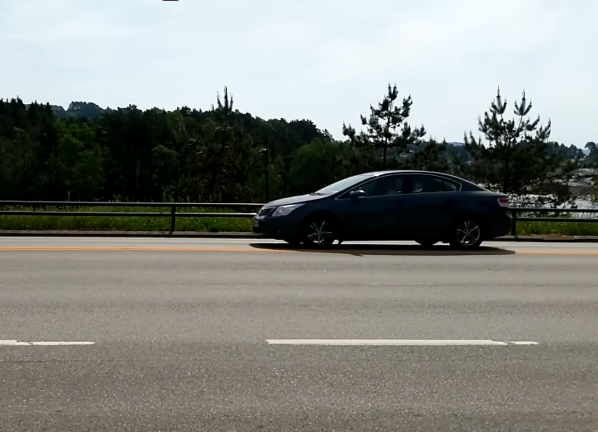
#> input picture lab/fixtures/video/ref-lateral.png, 1195 x 864 px (shown at 1/2 size)
$ python prepare_lab_video_assets.py
#> lines starting #> are read from the running program, lines starting #| are printed output that depends on the picture
"""Prepare stills for lateral/overview lab clips from attached highway refs.

Refs (André feedback):
  fixtures/video/ref-lateral.png  — side highway sedan pass
  fixtures/video/ref-overview.png — high panoramic multi-lane
Falls back to ANPR source photos only if refs are missing.
"""
from __future__ import annotations

import argparse
from pathlib import Path

from PIL import Image, ImageDraw, ImageEnhance, ImageFilter, ImageOps

W, H = 960, 540


def _fit_cover(src: Image.Image, size: tuple[int, int]) -> Image.Image:
    return ImageOps.fit(src.convert("RGB"), size, method=Image.Resampling.LANCZOS)


def _lateral_still(ref: Path) -> Image.Image:
    """Side highway still — slight sharpen + gantry-cam HUD-friendly grade."""
    img = _fit_cover(Image.open(ref), (W, H))
#> in _fit_cover, `return ImageOps.fit(src.convert("RGB"), size, method=Image.Resampling...`:
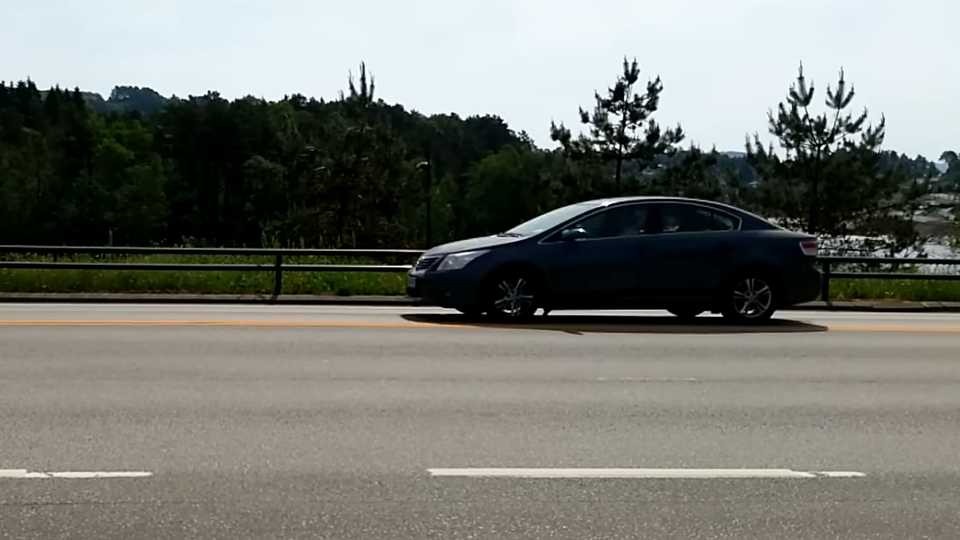
#> returned value: PIL image 960x540 RGB; mean R, G, B 118.2, 120.3, 114.5
    img = ImageEnhance.Contrast(img).enhance(1.06)
    img = ImageEnhance.Color(img).enhance(0.95)
    # Soft vignette so drawtext HUD stays readable
    overlay = Image.new("RGBA", (W, H), (0, 0, 0, 0))
#> overlay: PIL image 960x540 RGBA; every value is 0
    draw = ImageDraw.Draw(overlay)
    draw.rectangle([0, 0, W, 78], fill=(8, 14, 12, 110))
    draw.rectangle([0, H - 36, W, H], fill=(8, 14, 12, 90))
    return Image.alpha_composite(img.convert("RGBA"), overlay).convert("RGB")
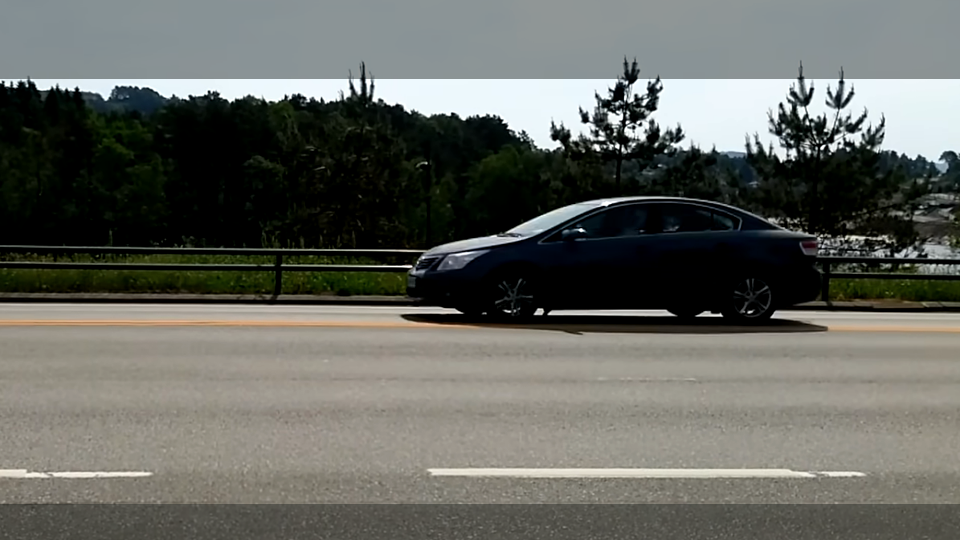
#> returned value: PIL image 960x540 RGB; mean R, G, B 101.1, 102.8, 97


def _overview_still(ref: Path) -> Image.Image:
    """High panoramic multi-lane still."""
    img = _fit_cover(Image.open(ref), (W, H))
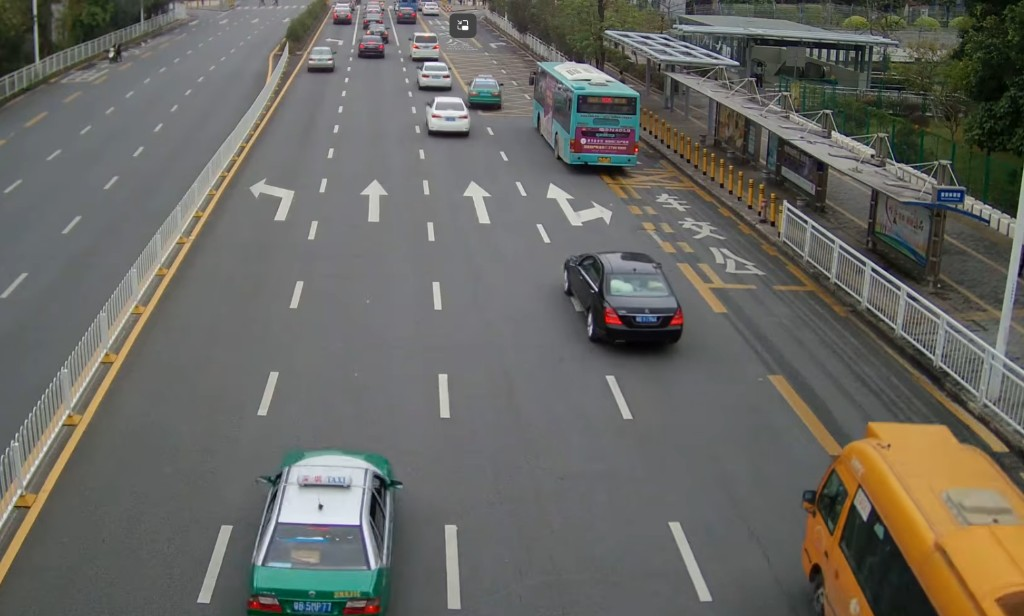
#> input picture lab/fixtures/video/ref-overview.png, 1024 x 616 px
#> call 2 of _fit_cover, with size = (960, 540)
#> in _fit_cover (call 2), `return ImageOps.fit(src.convert("RGB"), size, method=Image.Resampling...`:
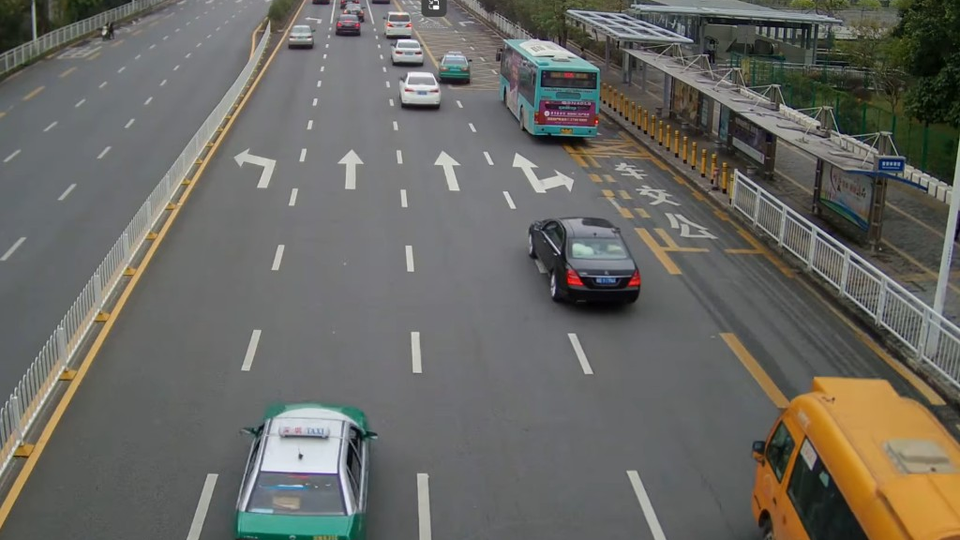
#> returned value: PIL image 960x540 RGB; mean R, G, B 105.4, 104.6, 99.1
    img = ImageEnhance.Contrast(img).enhance(1.08)
    img = ImageEnhance.Color(img).enhance(0.92)
    overlay = Image.new("RGBA", (W, H), (0, 0, 0, 0))
    draw = ImageDraw.Draw(overlay)
    draw.rectangle([0, 0, W, 78], fill=(8, 14, 12, 120))
    draw.rectangle([0, H - 36, W, H], fill=(8, 14, 12, 90))
    return Image.alpha_composite(img.convert("RGBA"), overlay).convert("RGB")
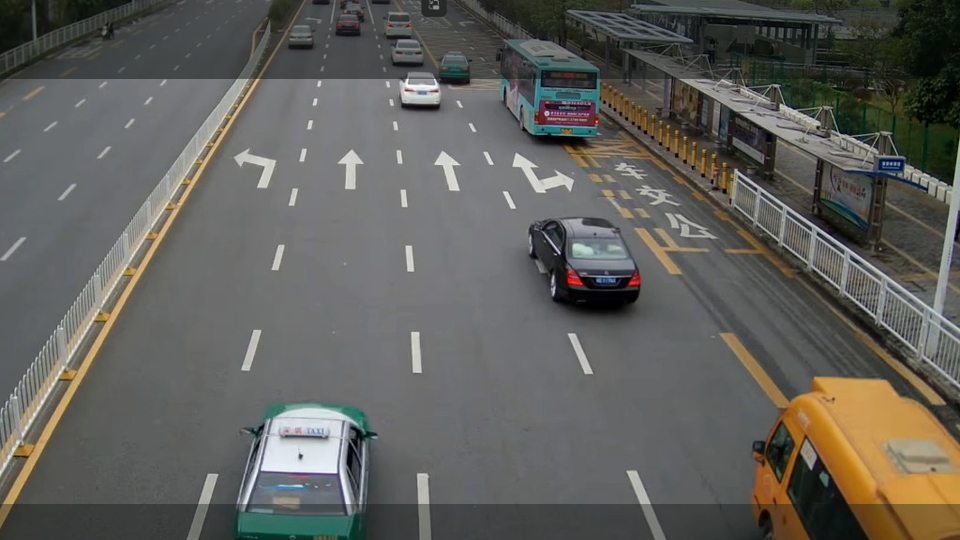
#> returned value: PIL image 960x540 RGB; mean R, G, B 96.6, 96, 91


def _motion_plate(still: Image.Image, kind: str) -> tuple[Image.Image, Image.Image]:
    """Build a slightly wider plate so ffmpeg can pan across it for ~10 s motion.

    Returns (bg_plate, dummy_transparent) — car overlay is unused with real refs;
    generate-lab-media.ps1 still expects two inputs, so we ship a 1×1 transparent PNG.
    """
#> called with kind = 'lateral'
    if kind == "lateral":
        # Extra width for L→R pan (car appears to travel through frame)
        plate_w, plate_h = 1280, H
        plate = ImageOps.fit(still, (plate_w, plate_h), method=Image.Resampling.LANCZOS)
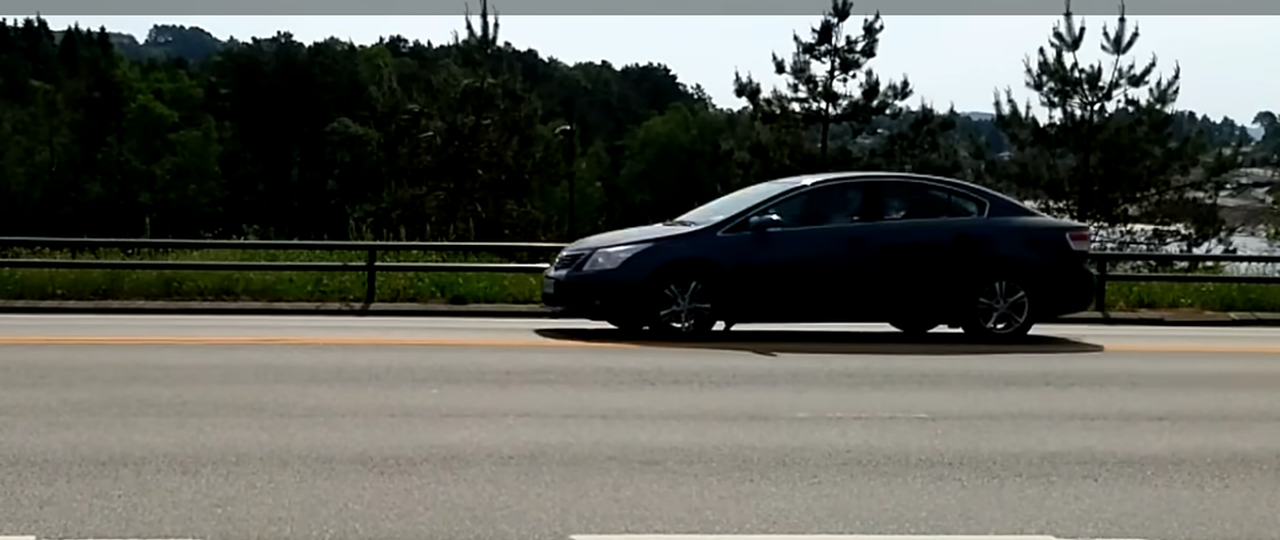
#> plate: PIL image 1280x540 RGB; mean R, G, B 93.9, 95, 88.5
    else:
        # Extra height for slow forward drift / zoom feel
        plate_w, plate_h = W, 680
        plate = ImageOps.fit(still, (plate_w, plate_h), method=Image.Resampling.LANCZOS)
        plate = plate.filter(ImageFilter.GaussianBlur(0.2))
    dummy = Image.new("RGBA", (2, 2), (0, 0, 0, 0))
    return plate, dummy


def main() -> None:
    parser = argparse.ArgumentParser()
    parser.add_argument(
        "--lab",
        type=Path,
        default=Path(__file__).resolve().parents[2] / "ops-ui" / "public" / "lab",
    )
    parser.add_argument(
        "--ref-dir",
        type=Path,
        default=Path(__file__).resolve().parent / "fixtures" / "video",
    )
    parser.add_argument(
        "--source-dir",
        type=Path,
        default=Path(__file__).resolve().parent / "fixtures" / "anpr" / "source",
        help="Fallback if ref-lateral/overview missing",
    )
    args = parser.parse_args()
    gen = args.lab / "_gen"
    gen.mkdir(parents=True, exist_ok=True)

    lat_ref = args.ref_dir / "ref-lateral.png"
    ov_ref = args.ref_dir / "ref-overview.png"
    if not lat_ref.is_file():
        lat_ref = args.source_dir / "front.png"
    if not ov_ref.is_file():
        ov_ref = args.source_dir / "rear.png"
    if not lat_ref.is_file() or not ov_ref.is_file():
        raise SystemExit(f"Need lateral/overview refs under {args.ref_dir} (or ANPR sources)")

    lat_still = _lateral_still(lat_ref)
    ov_still = _overview_still(ov_ref)
    lat_plate, lat_dummy = _motion_plate(lat_still, "lateral")
    ov_plate, ov_dummy = _motion_plate(ov_still, "overview")
#> call 2 of _motion_plate, with kind = 'overview'
#> in _motion_plate (call 2), `plate = ImageOps.fit(still, (plate_w, plate_h), method=Image.Resamplin..`:
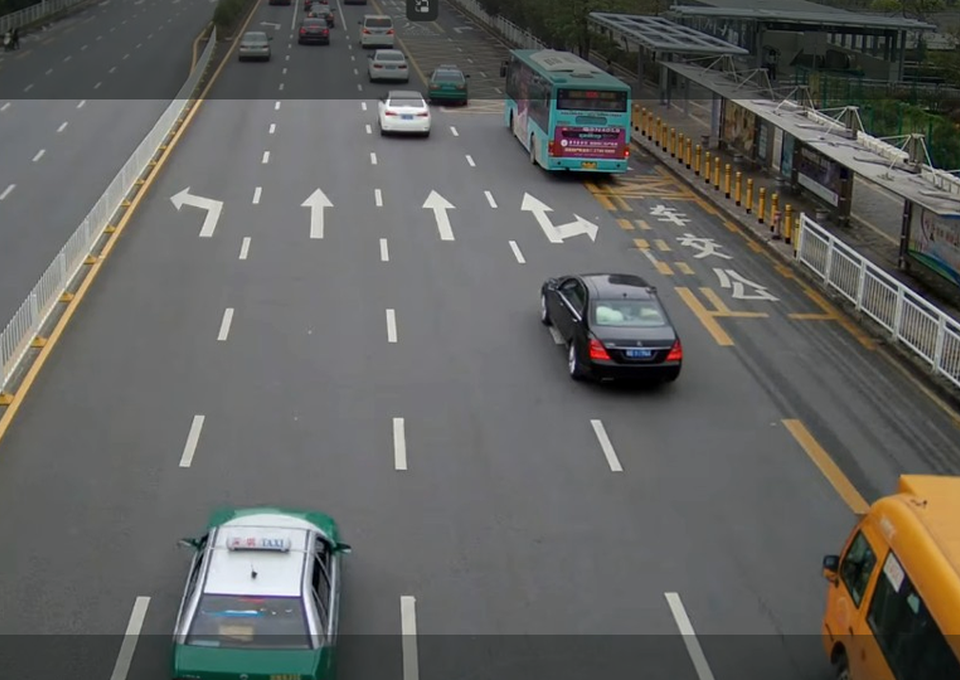
#> plate: PIL image 960x680 RGB; mean R, G, B 97.4, 97.5, 94.8

    lat_plate.save(gen / "lateral-bg.png")
    lat_dummy.save(gen / "lateral-car.png")
    ov_plate.save(gen / "overview-bg.png")
    ov_dummy.save(gen / "overview-car.png")
    # Also keep framed 960×540 stills for smoke / docs
    lat_still.save(gen / "lateral-frame.png")
    ov_still.save(gen / "overview-frame.png")
    print(f"wrote assets under {gen} (refs: {lat_ref.name}, {ov_ref.name})")


if __name__ == "__main__":
    main()
